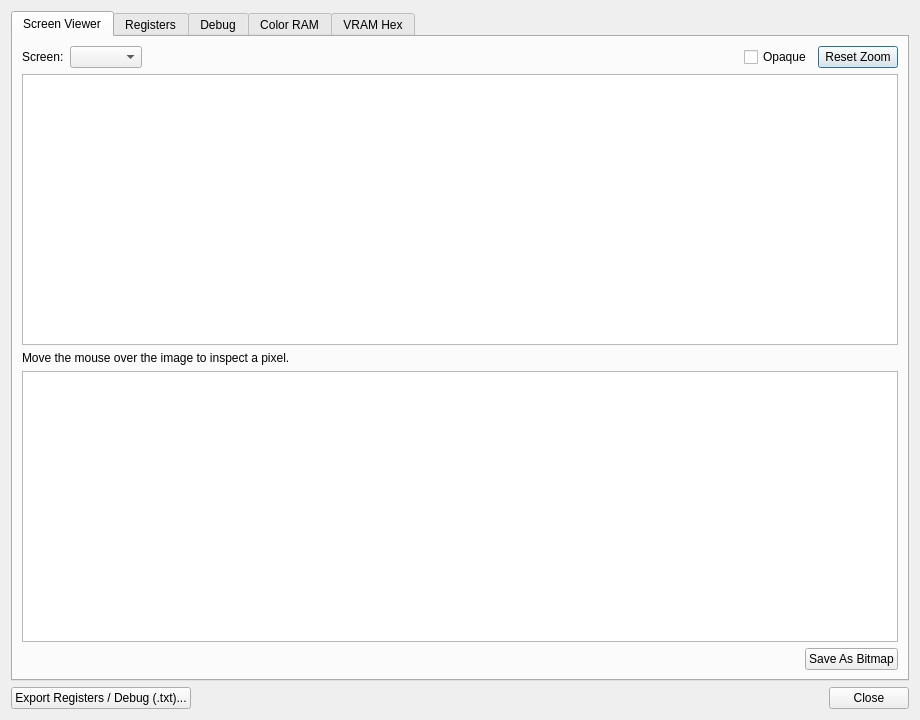
<?xml version="1.0" encoding="UTF-8"?>
<ui version="4.0">
 <class>UIDebugVDP2Viewer</class>
 <widget class="QDialog" name="UIDebugVDP2Viewer">
  <property name="geometry"><rect><x>0</x><y>0</y><width>920</width><height>720</height></rect></property>
  <property name="windowTitle"><string>VDP2 Viewer</string></property>
  <layout class="QVBoxLayout" name="vlay_root">
   <item>
    <widget class="QTabWidget" name="tabWidget">

     <!-- 0: Screen Viewer -->
     <widget class="QWidget" name="tabViewer">
      <attribute name="title"><string>Screen Viewer</string></attribute>
      <layout class="QVBoxLayout">
       <item><layout class="QHBoxLayout">
        <item><widget class="QLabel" name="lScreenLabel"><property name="text"><string>Screen:</string></property></widget></item>
        <item><widget class="QComboBox" name="cbScreen"/></item>
        <item><spacer name="hs1"><property name="orientation"><enum>Qt::Horizontal</enum></property><property name="sizeHint" stdset="0"><size><width>40</width><height>20</height></size></property></spacer></item>
        <item><widget class="QCheckBox" name="cbOpaque"><property name="text"><string>Opaque</string></property></widget></item>
        <item><widget class="QPushButton" name="pbResetZoom">
         <property name="toolTip"><string>Fit the image back into the view (Ctrl+wheel to zoom)</string></property>
         <property name="text"><string>Reset Zoom</string></property>
        </widget></item>
       </layout></item>
       <item><widget class="QGraphicsView" name="gvScreen">
        <property name="sizePolicy"><sizepolicy hsizetype="Expanding" vsizetype="Expanding"><horstretch>0</horstretch><verstretch>0</verstretch></sizepolicy></property>
        <property name="mouseTracking"><bool>true</bool></property>
       </widget></item>
       <item><widget class="QLabel" name="lPixelInfo">
        <property name="text"><string>Move the mouse over the image to inspect a pixel.</string></property>
       </widget></item>
       <item><widget class="QPlainTextEdit" name="pteScreenInfo">
        <property name="readOnly"><bool>true</bool></property>
        <property name="font"><font><family>Courier New</family><pointsize>9</pointsize></font></property>
        <property name="maximumHeight"><number>110</number></property>
       </widget></item>
       <item><layout class="QHBoxLayout">
        <item><spacer name="hs2"><property name="orientation"><enum>Qt::Horizontal</enum></property><property name="sizeHint" stdset="0"><size><width>40</width><height>20</height></size></property></spacer></item>
        <item><widget class="QPushButton" name="pbSaveAsBitmap"><property name="text"><string>Save As Bitmap</string></property></widget></item>
       </layout></item>
      </layout>
     </widget>

     <!-- 1: VDP2 Registers -->
     <widget class="QWidget" name="tabRegisters">
      <attribute name="title"><string>Registers</string></attribute>
      <layout class="QVBoxLayout">
       <item><widget class="QSplitter" name="splitterRegs">
        <property name="orientation"><enum>Qt::Horizontal</enum></property>
        <widget class="QGroupBox" name="gbRawRegs">
         <property name="title"><string>Raw Values</string></property>
         <layout class="QVBoxLayout"><item><widget class="QPlainTextEdit" name="pteRawRegs">
          <property name="readOnly"><bool>true</bool></property>
          <property name="font"><font><family>Courier New</family><pointsize>9</pointsize></font></property>
         </widget></item></layout>
        </widget>
        <widget class="QGroupBox" name="gbDecodedRegs">
         <property name="title"><string>Decoded</string></property>
         <layout class="QVBoxLayout"><item><widget class="QPlainTextEdit" name="pteDecodedRegs">
          <property name="readOnly"><bool>true</bool></property>
          <property name="font"><font><family>Courier New</family><pointsize>9</pointsize></font></property>
         </widget></item></layout>
        </widget>
       </widget></item>
      </layout>
     </widget>

     <!-- 2: Statistics -->
     <widget class="QWidget" name="tabStats">
      <attribute name="title"><string>Debug</string></attribute>
      <layout class="QVBoxLayout">
       <item><widget class="QPlainTextEdit" name="pteStats">
        <property name="readOnly"><bool>true</bool></property>
        <property name="font"><font><family>Courier New</family><pointsize>9</pointsize></font></property>
       </widget></item>
      </layout>
     </widget>

     <!-- 3: Color RAM -->
     <widget class="QWidget" name="tabColorRam">
      <attribute name="title"><string>Color RAM</string></attribute>
      <layout class="QVBoxLayout">
       <item><layout class="QHBoxLayout">
        <item><widget class="QLabel" name="lCramInfo"><property name="text"><string>Color RAM</string></property></widget></item>
        <item><spacer name="hs3"><property name="orientation"><enum>Qt::Horizontal</enum></property><property name="sizeHint" stdset="0"><size><width>40</width><height>20</height></size></property></spacer></item>
        <item><widget class="QCheckBox" name="cbCramHex"><property name="text"><string>Show hex dump</string></property></widget></item>
       </layout></item>
       <item><widget class="QGraphicsView" name="gvColorRam">
        <property name="sizePolicy"><sizepolicy hsizetype="Expanding" vsizetype="Expanding"><horstretch>0</horstretch><verstretch>0</verstretch></sizepolicy></property>
       </widget></item>
       <item><widget class="QPlainTextEdit" name="pteColorRamHex">
        <property name="readOnly"><bool>true</bool></property>
        <property name="maximumHeight"><number>120</number></property>
        <property name="font"><font><family>Courier New</family><pointsize>8</pointsize></font></property>
       </widget></item>
      </layout>
     </widget>

     <!-- 4: VRAM Hex -->
     <widget class="QWidget" name="tabVram">
      <attribute name="title"><string>VRAM Hex</string></attribute>
      <layout class="QVBoxLayout">
       <item><layout class="QHBoxLayout">
        <item><widget class="QLabel" name="lVramBank"><property name="text"><string>Bank:</string></property></widget></item>
        <item><widget class="QComboBox" name="cbVramBank">
         <item><property name="text"><string>VRAM-A  (0x00000-0x3FFFF)</string></property></item>
         <item><property name="text"><string>VRAM-B  (0x40000-0x7FFFF)</string></property></item>
         <item><property name="text"><string>VRAM-A0 (0x00000-0x1FFFF)</string></property></item>
         <item><property name="text"><string>VRAM-A1 (0x20000-0x3FFFF)</string></property></item>
         <item><property name="text"><string>VRAM-B0 (0x40000-0x5FFFF)</string></property></item>
         <item><property name="text"><string>VRAM-B1 (0x60000-0x7FFFF)</string></property></item>
        </widget></item>
        <item><widget class="QLabel" name="lVramOff"><property name="text"><string>  Offset (hex):</string></property></widget></item>
        <item><widget class="QLineEdit" name="leVramOffset"><property name="text"><string>0</string></property><property name="maximumWidth"><number>80</number></property></widget></item>
        <item><widget class="QPushButton" name="pbVramGo"><property name="text"><string>Go</string></property><property name="maximumWidth"><number>50</number></property></widget></item>
        <item><widget class="QPushButton" name="pbVramExport">
         <property name="toolTip"><string>Save the selected VRAM bank to a raw .bin file</string></property>
         <property name="text"><string>Export bank (.bin)...</string></property>
        </widget></item>
        <item><spacer name="hs4"><property name="orientation"><enum>Qt::Horizontal</enum></property><property name="sizeHint" stdset="0"><size><width>40</width><height>20</height></size></property></spacer></item>
       </layout></item>
       <item><widget class="QPlainTextEdit" name="pteVramHex">
        <property name="readOnly"><bool>true</bool></property>
        <property name="font"><font><family>Courier New</family><pointsize>9</pointsize></font></property>
       </widget></item>
      </layout>
     </widget>

    </widget>
   </item>
   <item><layout class="QHBoxLayout" name="hlay_bot">
    <item><widget class="QPushButton" name="pbExportDebugInfo">
     <property name="toolTip"><string>Save the Registers tab (raw + decoded) and the Debug tab to a text file</string></property>
     <property name="text"><string>Export Registers / Debug (.txt)...</string></property>
    </widget></item>
    <item><spacer name="hs5"><property name="orientation"><enum>Qt::Horizontal</enum></property><property name="sizeHint" stdset="0"><size><width>40</width><height>20</height></size></property></spacer></item>
    <item><widget class="QDialogButtonBox" name="dbbButtons"><property name="standardButtons"><set>QDialogButtonBox::Close</set></property></widget></item>
   </layout></item>
  </layout>
 </widget>
 <resources/>
 <connections>
  <connection>
   <sender>dbbButtons</sender><signal>rejected()</signal>
   <receiver>UIDebugVDP2Viewer</receiver><slot>reject()</slot>
   <hints><hint type="sourcelabel"><x>347</x><y>670</y></hint><hint type="destinationlabel"><x>335</x><y>720</y></hint></hints>
  </connection>
 </connections>
</ui>
